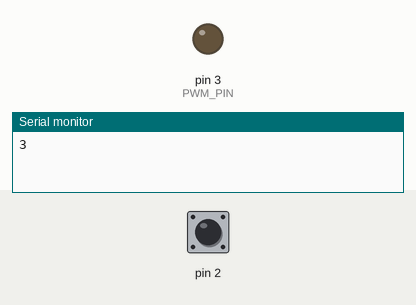
A sketch run on a simulated Arduino Uno, built with avr-gcc and run on an emulated ATmega328P. On the bench: output pins drawn as LEDs (lit = HIGH), the last lines printed to the serial monitor. Inputs (shaded band) come from the test bench; at power-on: pin 2 LOW.

Above: at 1.2 s.
1.3 s: pin 2 pulsed HIGH 2 times (0.12 s each, 0.3 s apart)
At 2.4 s:
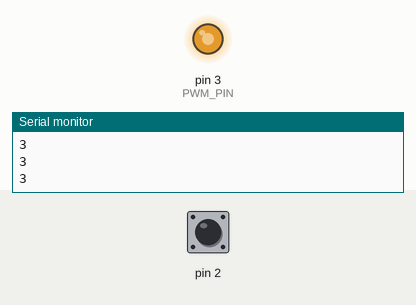
Timing chart, 0 to 4.3 s (numbered marks = the images above; inputs shaded):
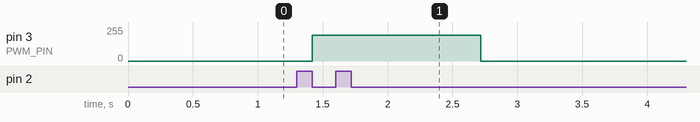

The sketch:

Ardunbuck.ino
```cpp
#include <PWM.h>

double channel;
int PWM_PIN = 3;
int pwmval = 0;
int32_t frequency = 1200;

void setup() {

  pinMode(2,INPUT);

  InitTimersSafe();

  bool success = SetPinFrequencySafe(PWM_PIN, frequency);

  Serial.begin(9600);
  pinMode(PWM_PIN,OUTPUT);
}

void loop() {
     channel = pulseIn(2,HIGH);
     analogWrite(PWM_PIN,  channel);
     Serial.println(PWM_PIN);
  }
```

Measured:
- after the input at 1.3 s, pin 3 (PWM_PIN): 0/255 → 193/255 after 0.12 s, → 0/255 1.3 s later
